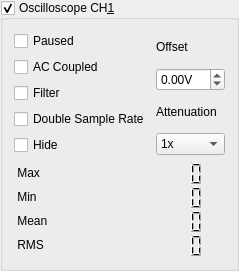
           <widget class="QGroupBox" name="scopeGroup_CH1">
            <property name="title">
             <string>Oscilloscope CH&amp;1</string>
            </property>
            <property name="flat">
             <bool>false</bool>
            </property>
            <property name="checkable">
             <bool>true</bool>
            </property>
            <property name="checked">
             <bool>true</bool>
            </property>
            <layout class="QVBoxLayout" name="verticalLayout_2">
             <item>
              <layout class="QHBoxLayout" name="horizontalLayout_4">
               <item>
                <layout class="QVBoxLayout" name="verticalLayout_20">
                 <item>
                  <widget class="QCheckBox" name="pausedLabel_CH1">
                   <property name="text">
                    <string>Paused</string>
                   </property>
                  </widget>
                 </item>
                 <item>
                  <widget class="QCheckBox" name="acCoupledLabel_CH1">
                   <property name="text">
                    <string>AC Coupled</string>
                   </property>
                  </widget>
                 </item>
                 <item>
                  <widget class="QCheckBox" name="filterLabel_CH1">
                   <property name="text">
                    <string>Filter</string>
                   </property>
                  </widget>
                 </item>
                 <item>
                  <widget class="QCheckBox" name="doubleSampleLabel">
                   <property name="text">
                    <string>Double Sample Rate</string>
                   </property>
                  </widget>
                 </item>
                 <item>
                  <widget class="QCheckBox" name="hideCH1Box">
                   <property name="text">
                    <string>Hide</string>
                   </property>
                  </widget>
                 </item>
                </layout>
               </item>
               <item>
                <layout class="QVBoxLayout" name="verticalLayout_22">
                 <item>
                  <widget class="QLabel" name="label">
                   <property name="text">
                    <string>Offset</string>
                   </property>
                  </widget>
                 </item>
                 <item>
                  <widget class="espoSpinBox" name="offsetSpinBox_CH1">
                   <property name="suffix">
                    <string>V</string>
                   </property>
                   <property name="decimals">
                    <number>2</number>
                   </property>
                   <property name="minimum">
                    <double>-20.000000000000000</double>
                   </property>
                   <property name="maximum">
                    <double>20.000000000000000</double>
                   </property>
                  </widget>
                 </item>
                 <item>
                  <widget class="QLabel" name="label_2">
                   <property name="text">
                    <string>Attenuation</string>
                   </property>
                  </widget>
                 </item>
                 <item>
                  <widget class="QComboBox" name="attenuationComboBox_CH1">
                   <item>
                    <property name="text">
                     <string>1x</string>
                    </property>
                   </item>
                   <item>
                    <property name="text">
                     <string>5x</string>
                    </property>
                   </item>
                   <item>
                    <property name="text">
                     <string>10x</string>
                    </property>
                   </item>
                  </widget>
                 </item>
                </layout>
               </item>
              </layout>
             </item>
             <item>
              <layout class="QGridLayout" name="gridLayout_2">
               <property name="spacing">
                <number>0</number>
               </property>
               <item row="0" column="0">
                <widget class="QLabel" name="voltageInfoMaxLabel_CH1">
                 <property name="text">
                  <string> Max</string>
                 </property>
                </widget>
               </item>
               <item row="0" column="1">
                <widget class="QLCDNumber" name="voltageInfoMaxDisplay_CH1">
                 <property name="minimumSize">
                  <size>
                   <width>0</width>
                   <height>24</height>
                  </size>
                 </property>
                 <property name="frameShape">
                  <enum>QFrame::NoFrame</enum>
                 </property>
                </widget>
               </item>
               <item row="1" column="0">
                <widget class="QLabel" name="voltageInfoMinLabel_CH1">
                 <property name="text">
                  <string> Min</string>
                 </property>
                </widget>
               </item>
               <item row="1" column="1">
                <widget class="QLCDNumber" name="voltageInfoMinDisplay_CH1">
                 <property name="minimumSize">
                  <size>
                   <width>0</width>
                   <height>24</height>
                  </size>
                 </property>
                 <property name="frameShape">
                  <enum>QFrame::NoFrame</enum>
                 </property>
                </widget>
               </item>
               <item row="2" column="0">
                <widget class="QLabel" name="VoltageInfoMeanLabel_CH1">
                 <property name="text">
                  <string> Mean</string>
                 </property>
                </widget>
               </item>
               <item row="2" column="1">
                <widget class="QLCDNumber" name="voltageInfoMeanDisplay_CH1">
                 <property name="minimumSize">
                  <size>
                   <width>0</width>
                   <height>24</height>
                  </size>
                 </property>
                 <property name="frameShape">
                  <enum>QFrame::NoFrame</enum>
                 </property>
                </widget>
               </item>
               <item row="3" column="0">
                <widget class="QLabel" name="voltageInfoRmsLabel_CH1">
                 <property name="text">
                  <string> RMS</string>
                 </property>
                </widget>
               </item>
               <item row="3" column="1">
                <widget class="QLCDNumber" name="voltageInfoRmsDisplay_CH1">
                 <property name="minimumSize">
                  <size>
                   <width>0</width>
                   <height>24</height>
                  </size>
                 </property>
                 <property name="frameShape">
                  <enum>QFrame::NoFrame</enum>
                 </property>
                </widget>
               </item>
              </layout>
             </item>
            </layout>
           </widget>
